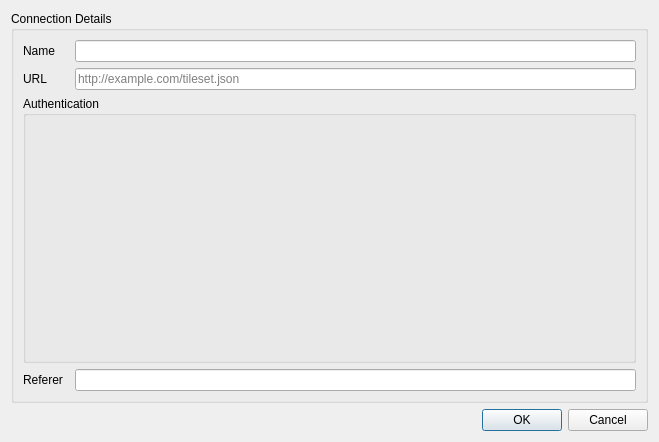
<?xml version="1.0" encoding="UTF-8"?>
<ui version="4.0">
 <class>QgsTiledSceneConnectionDialog</class>
 <widget class="QDialog" name="QgsTiledSceneConnectionDialog">
  <property name="geometry">
   <rect>
    <x>0</x>
    <y>0</y>
    <width>659</width>
    <height>442</height>
   </rect>
  </property>
  <property name="windowTitle">
   <string>Tiled Scene Connection</string>
  </property>
  <layout class="QVBoxLayout" name="verticalLayout">
   <item>
    <widget class="QGroupBox" name="mGroupBox">
     <property name="title">
      <string>Connection Details</string>
     </property>
     <layout class="QGridLayout" name="gridLayout">
      <item row="6" column="0">
       <widget class="QLabel" name="lblReferer">
        <property name="text">
         <string>Referer</string>
        </property>
        <property name="buddy">
         <cstring>mEditReferer</cstring>
        </property>
       </widget>
      </item>
      <item row="5" column="0" colspan="3">
       <widget class="QGroupBox" name="mAuthGroupBox">
        <property name="title">
         <string>Authentication</string>
        </property>
        <layout class="QVBoxLayout" name="verticalLayout_3">
         <property name="leftMargin">
          <number>6</number>
         </property>
         <property name="topMargin">
          <number>6</number>
         </property>
         <property name="rightMargin">
          <number>6</number>
         </property>
         <property name="bottomMargin">
          <number>6</number>
         </property>
         <item>
          <widget class="QgsAuthSettingsWidget" name="mAuthSettings" native="true"/>
         </item>
        </layout>
       </widget>
      </item>
      <item row="0" column="2">
       <widget class="QLineEdit" name="mEditName">
        <property name="toolTip">
         <string>Name of the new connection</string>
        </property>
       </widget>
      </item>
      <item row="6" column="2">
       <widget class="QLineEdit" name="mEditReferer">
        <property name="toolTip">
         <string>Optional custom referer</string>
        </property>
       </widget>
      </item>
      <item row="1" column="0">
       <widget class="QLabel" name="label_2">
        <property name="text">
         <string>URL</string>
        </property>
       </widget>
      </item>
      <item row="0" column="0" colspan="2">
       <widget class="QLabel" name="label">
        <property name="text">
         <string>Name</string>
        </property>
       </widget>
      </item>
      <item row="1" column="2">
       <widget class="QLineEdit" name="mEditUrl">
        <property name="toolTip">
         <string>URL of the connection</string>
        </property>
        <property name="placeholderText">
         <string>http://example.com/tileset.json</string>
        </property>
       </widget>
      </item>
     </layout>
    </widget>
   </item>
   <item>
    <widget class="QDialogButtonBox" name="buttonBox">
     <property name="orientation">
      <enum>Qt::Horizontal</enum>
     </property>
     <property name="standardButtons">
      <set>QDialogButtonBox::Cancel|QDialogButtonBox::Ok</set>
     </property>
    </widget>
   </item>
  </layout>
 </widget>
 <customwidgets>
  <customwidget>
   <class>QgsAuthSettingsWidget</class>
   <extends>QWidget</extends>
   <header>qgsauthsettingswidget.h</header>
   <container>1</container>
  </customwidget>
 </customwidgets>
 <tabstops>
  <tabstop>mEditName</tabstop>
  <tabstop>mEditUrl</tabstop>
  <tabstop>mEditReferer</tabstop>
 </tabstops>
 <resources/>
 <connections>
  <connection>
   <sender>buttonBox</sender>
   <signal>accepted()</signal>
   <receiver>QgsTiledSceneConnectionDialog</receiver>
   <slot>accept()</slot>
   <hints>
    <hint type="sourcelabel">
     <x>224</x>
     <y>381</y>
    </hint>
    <hint type="destinationlabel">
     <x>157</x>
     <y>274</y>
    </hint>
   </hints>
  </connection>
  <connection>
   <sender>buttonBox</sender>
   <signal>rejected()</signal>
   <receiver>QgsTiledSceneConnectionDialog</receiver>
   <slot>reject()</slot>
   <hints>
    <hint type="sourcelabel">
     <x>292</x>
     <y>387</y>
    </hint>
    <hint type="destinationlabel">
     <x>286</x>
     <y>274</y>
    </hint>
   </hints>
  </connection>
 </connections>
</ui>
